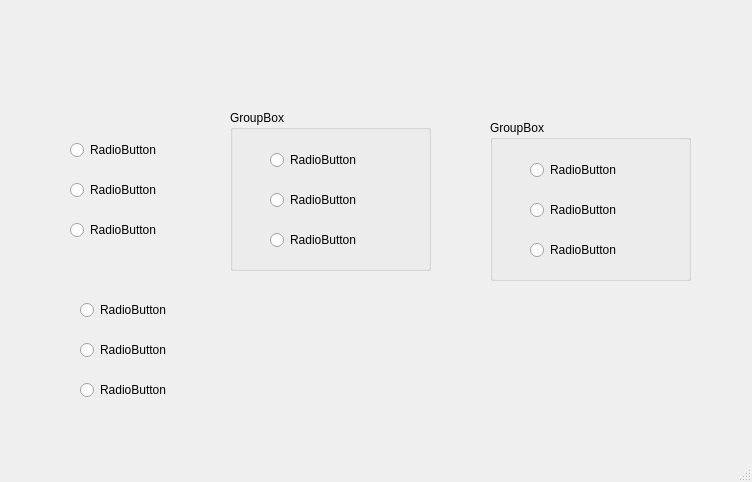
<?xml version="1.0" encoding="UTF-8"?>
<ui version="4.0">
 <class>MainWindow</class>
 <widget class="QMainWindow" name="MainWindow">
  <property name="geometry">
   <rect>
    <x>0</x>
    <y>0</y>
    <width>752</width>
    <height>482</height>
   </rect>
  </property>
  <property name="windowTitle">
   <string>MainWindow</string>
  </property>
  <widget class="QWidget" name="centralwidget">
   <widget class="QLabel" name="label">
    <property name="geometry">
     <rect>
      <x>20</x>
      <y>10</y>
      <width>121</width>
      <height>71</height>
     </rect>
    </property>
    <property name="text">
     <string/>
    </property>
    <property name="pixmap">
     <pixmap resource="../Imagenes/recursos.qrc">:/Logos/logoUat.png</pixmap>
    </property>
    <property name="scaledContents">
     <bool>true</bool>
    </property>
   </widget>
   <widget class="QLabel" name="label_4">
    <property name="geometry">
     <rect>
      <x>620</x>
      <y>0</y>
      <width>121</width>
      <height>71</height>
     </rect>
    </property>
    <property name="text">
     <string/>
    </property>
    <property name="pixmap">
     <pixmap resource="../Imagenes/recursos.qrc">:/Logos/FI_LOGO.png</pixmap>
    </property>
    <property name="scaledContents">
     <bool>true</bool>
    </property>
   </widget>
   <widget class="QLabel" name="label_5">
    <property name="geometry">
     <rect>
      <x>620</x>
      <y>350</y>
      <width>121</width>
      <height>71</height>
     </rect>
    </property>
    <property name="text">
     <string/>
    </property>
    <property name="pixmap">
     <pixmap resource="../Imagenes/recursos.qrc">:/Logos/equipo.jpeg</pixmap>
    </property>
    <property name="scaledContents">
     <bool>true</bool>
    </property>
   </widget>
   <widget class="QRadioButton" name="radioButton">
    <property name="geometry">
     <rect>
      <x>70</x>
      <y>140</y>
      <width>99</width>
      <height>20</height>
     </rect>
    </property>
    <property name="text">
     <string>RadioButton</string>
    </property>
   </widget>
   <widget class="QRadioButton" name="radioButton_2">
    <property name="geometry">
     <rect>
      <x>70</x>
      <y>180</y>
      <width>99</width>
      <height>20</height>
     </rect>
    </property>
    <property name="text">
     <string>RadioButton</string>
    </property>
   </widget>
   <widget class="QRadioButton" name="radioButton_3">
    <property name="geometry">
     <rect>
      <x>70</x>
      <y>220</y>
      <width>99</width>
      <height>20</height>
     </rect>
    </property>
    <property name="text">
     <string>RadioButton</string>
    </property>
   </widget>
   <widget class="QGroupBox" name="groupBox">
    <property name="geometry">
     <rect>
      <x>230</x>
      <y>110</y>
      <width>201</width>
      <height>161</height>
     </rect>
    </property>
    <property name="title">
     <string>GroupBox</string>
    </property>
    <widget class="QRadioButton" name="radioButton_4">
     <property name="geometry">
      <rect>
       <x>40</x>
       <y>40</y>
       <width>99</width>
       <height>20</height>
      </rect>
     </property>
     <property name="text">
      <string>RadioButton</string>
     </property>
    </widget>
    <widget class="QRadioButton" name="radioButton_5">
     <property name="geometry">
      <rect>
       <x>40</x>
       <y>80</y>
       <width>99</width>
       <height>20</height>
      </rect>
     </property>
     <property name="text">
      <string>RadioButton</string>
     </property>
    </widget>
    <widget class="QRadioButton" name="radioButton_6">
     <property name="geometry">
      <rect>
       <x>40</x>
       <y>120</y>
       <width>99</width>
       <height>20</height>
      </rect>
     </property>
     <property name="text">
      <string>RadioButton</string>
     </property>
    </widget>
   </widget>
   <widget class="QGroupBox" name="groupBox_2">
    <property name="geometry">
     <rect>
      <x>490</x>
      <y>120</y>
      <width>201</width>
      <height>161</height>
     </rect>
    </property>
    <property name="title">
     <string>GroupBox</string>
    </property>
    <widget class="QRadioButton" name="radioButton_10">
     <property name="geometry">
      <rect>
       <x>40</x>
       <y>40</y>
       <width>99</width>
       <height>20</height>
      </rect>
     </property>
     <property name="text">
      <string>RadioButton</string>
     </property>
    </widget>
    <widget class="QRadioButton" name="radioButton_11">
     <property name="geometry">
      <rect>
       <x>40</x>
       <y>80</y>
       <width>99</width>
       <height>20</height>
      </rect>
     </property>
     <property name="text">
      <string>RadioButton</string>
     </property>
    </widget>
    <widget class="QRadioButton" name="radioButton_12">
     <property name="geometry">
      <rect>
       <x>40</x>
       <y>120</y>
       <width>99</width>
       <height>20</height>
      </rect>
     </property>
     <property name="text">
      <string>RadioButton</string>
     </property>
    </widget>
   </widget>
   <widget class="QRadioButton" name="radioButton_13">
    <property name="geometry">
     <rect>
      <x>80</x>
      <y>380</y>
      <width>99</width>
      <height>20</height>
     </rect>
    </property>
    <property name="text">
     <string>RadioButton</string>
    </property>
   </widget>
   <widget class="QRadioButton" name="radioButton_14">
    <property name="geometry">
     <rect>
      <x>80</x>
      <y>340</y>
      <width>99</width>
      <height>20</height>
     </rect>
    </property>
    <property name="text">
     <string>RadioButton</string>
    </property>
   </widget>
   <widget class="QRadioButton" name="radioButton_15">
    <property name="geometry">
     <rect>
      <x>80</x>
      <y>300</y>
      <width>99</width>
      <height>20</height>
     </rect>
    </property>
    <property name="text">
     <string>RadioButton</string>
    </property>
   </widget>
  </widget>
  <widget class="QMenuBar" name="menubar">
   <property name="geometry">
    <rect>
     <x>0</x>
     <y>0</y>
     <width>752</width>
     <height>24</height>
    </rect>
   </property>
  </widget>
  <widget class="QStatusBar" name="statusbar"/>
 </widget>
 <resources>
  <include location="../Imagenes/recursos.qrc"/>
 </resources>
 <connections/>
</ui>
